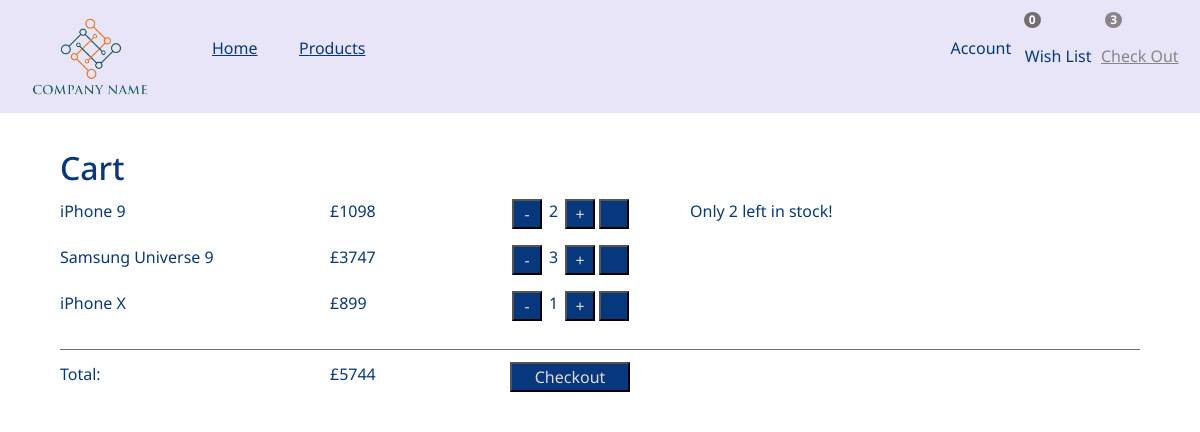
Before: /showcart (signed in) with the older database file.
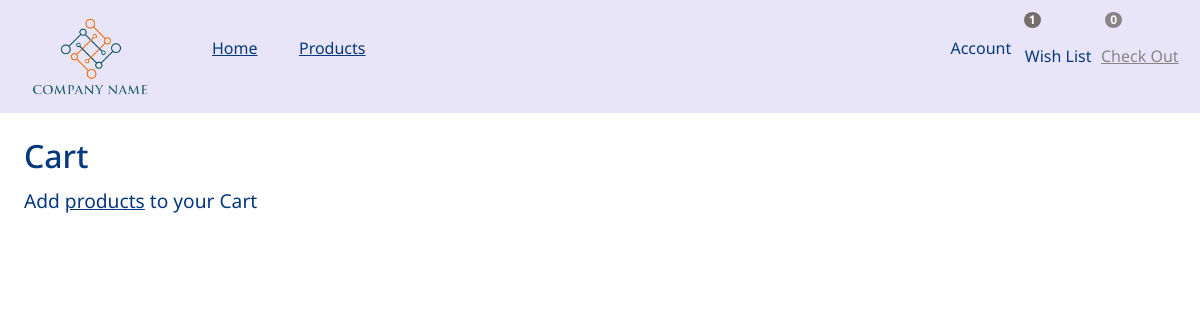
After: the same page with the newer database file.
### profiles/models.py (models this page shows, shortened)
class ProductSet(models.Model):
    user = models.ForeignKey(User, on_delete = models.CASCADE )
    product = models.ForeignKey(Product, on_delete = models.CASCADE)
    quantity = models.PositiveIntegerField(default=1)
    message = models.BooleanField(default=False)
    def getTotalCost(self):
        return self.product.price * self.quantity
    def getCartItems(request):
        if request.user.is_authenticated:
            profile = Profile.objects.get(user = request.user)
            productsets = profile.cart.all()
            return productsets
    def sumCart(request):
        if request.user.is_authenticated:
            profile = Profile.objects.get(user = request.user)
            cart = request.session.get('cart', [])
            if cart:
                sum = 0
                for item in cart:
                    product = Product.objects.get(id = item)
                    sum += product.price * 1
                productsets = profile.cart.all()
                for productset in productsets:
                    sum += productset.product.price * productset.quantity
                return sum
            else:
                productsets = profile.cart.all()
                sum = 0
                for productset in productsets:
                    sum += productset.product.price * productset.quantity
                return sum

### store/models.py (models this page shows, shortened)
class Product(models.Model):
    CATEGORIES = (
        ('Smartphone', 'Smartphone'),
        ('Laptop', 'Laptop'),
    )
    BRANDS = (
        ('Apple', 'Apple'),
        ('Samsung', 'Samsung'),
        ('OPPO', 'OPPO'),
        ('Huawei', 'Huawei'),
        ('Microsoft', 'Microsoft'),
        ('Infinix', 'Infinix'),
        ('HP', 'HP'),
    )
    id = models.IntegerField(primary_key=True, unique=True)
    title = models.CharField(max_length=100)
    description = models.TextField()
    price = models.PositiveIntegerField()
    thumbnail = models.CharField(max_length=100)
    brand = models.CharField(max_length=100, choices=BRANDS)
    category = models.CharField(max_length=100, choices=CATEGORIES)
    rating = models.FloatField()
    stock = models.PositiveIntegerField()
    discount = models.FloatField()
    class Meta:
        ordering = ["id"]

### store/views.py (the view)
# urls.py: path('showcart', views.showCart, name="showcart"),
@login_required
def showCart(request):
    productsets = ProductSet.getCartItems(request)
    total = ProductSet.sumCart(request)
    context = {'productsets': productsets, 'total': total }
    return render(request, "showcart.html", context)

### store/templates/showcart.html (shortened to what this page needs)
{% extends 'base.html' %}
{% load static %}
{% load icons %}
{% load bootstrap5 %}
{% block css %}
    <link href="{% static 'styles/base.css' %}" rel="stylesheet" >
    <link href="{% static 'styles/showcart.css' %}" rel="stylesheet">
{% endblock %}
{% block content %}
  {% if productsets %}
    <div class="product-container">
      <h2>Cart</h2>
        {% for productset in productsets %}
            <div class="product" id='{{ productset.product.id }}'>
              <p>{{ productset.product.title }}</p>
              <p>£{{ productset.getTotalCost }}</p>
              <div id="quantity">
                <form action="{% url 'decrement' productset.product.id  %}" method="post">
                  <button>-</button>
                </form>
                <p>{{ productset.quantity }}</p>
                <form action="{% url 'increment' productset.product.id %}" method="post">
                  <button>+</button>
                </form>
                <div>
                  <form action="{% url 'removeCartItem' productset.product.id %}" method="post">
                      <button type="submit">{% icon 'trash' %}</button>
                  </form>
                </div>
              </div>
                {% if productset.message %}
                    <p>Only {{ productset.product.stock }} left in stock!</p>
                {% endif %}
            </div>
        {% endfor %}
        <div class="product total">
          <p>Total: </p ><p id="total">£{{ total }}</p>
          <button id="submitBtn" class="pay-now" type="submit">Checkout</button>
        </div>
      </div>
    {% endif %}
    {% if not productsets %}
    <div class="no-products">
      <h2>Cart</h2>
      <p>Add <a  href="{% url 'products' %}">products</a> to your Cart</p>
    {% endif %}
{% endblock %}

Changed rows visible on the page:
removed ProductSet: product "iPhone 9", getTotalCost "1098", quantity "2", product.stock "2"
removed ProductSet: product "Samsung Universe 9", getTotalCost "3747", quantity "3"
removed ProductSet: product "iPhone X", getTotalCost "899", quantity "1"
Other visible differences:
{{ wishlistLength }}: "0" → "1"
{{ cartLength }}: "3" → "0"
{{ total }}: "5744" → (not shown)
text no longer shown: "Total: £ Checkout"
text now shown: "Add products to your Cart"
